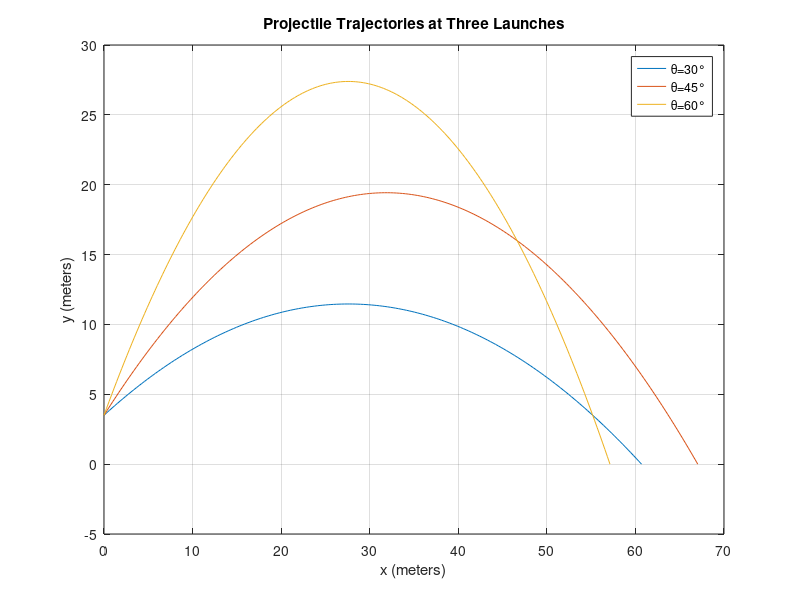

Write MATLAB code to recreate this figure.
angle1=30;
angle2=45;
angle3=60;
g=9.81;
v=25;
y=3.5;

%ANGLE 1
d1=((v*cosd(angle1))/g)*(v*sind(angle1)+sqrt((v*sind(angle1))^2+2*g*y));
x=linspace(0,d1,200);
x=transpose(x);

y1= x*tand(angle1)-0.5*(((x.^2)*g)/((v*cosd(angle1))^2))+y;

plot(x,y1);
hold on;

%ANGLE 2
d1=((v*cosd(angle2))/g)*(v*sind(angle2)+sqrt((v*sind(angle2))^2+2*g*y));
x=linspace(0,d1,200);
x=transpose(x);

y2= x*tand(angle2)-0.5*(((x.^2)*g)/((v*cosd(angle2))^2))+y;

plot(x,y2);

%ANGLE 3
d1=((v*cosd(angle3))/g)*(v*sind(angle3)+sqrt((v*sind(angle3))^2+2*g*y));
x=linspace(0,d1,200);
x=transpose(x);

y3= x*tand(angle3)-0.5*(((x.^2)*g)/((v*cosd(angle3))^2))+y;

plot(x,y3);

xlabel('x (meters)');
ylabel('y (meters)');
title('Projectile Trajectories at Three Launches');
legend('θ=30°','θ=45°','θ=60°');
grid ON;

hold off;







